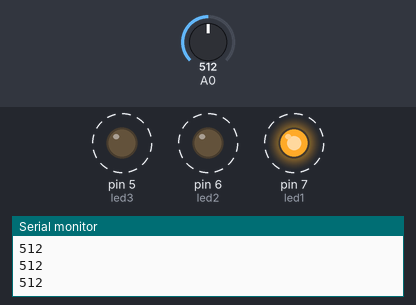
Recording of a sketch running on a simulated Arduino Uno, built with avr-gcc and run on an emulated ATmega328P. Shown: output pins drawn as LEDs (lit = HIGH), the last lines printed to the serial monitor. Dashed ring = blinking. The inputs (shaded band) are chosen by the test bench; at power-on: A0 = 512.

Above: at 1.25 s.
1.3 s: A0 set to 11
4.3 s: A0 set to 8
At 4.45 s:
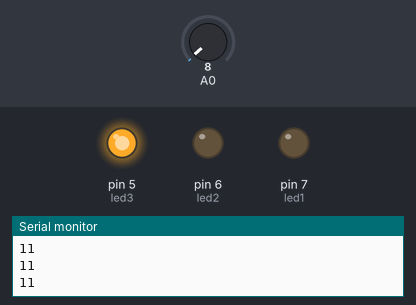
7.3 s: A0 set to 0
At 8.1 s:
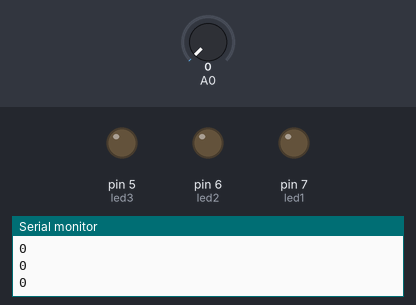
8.8 s: A0 set to 16
At 8.95 s:
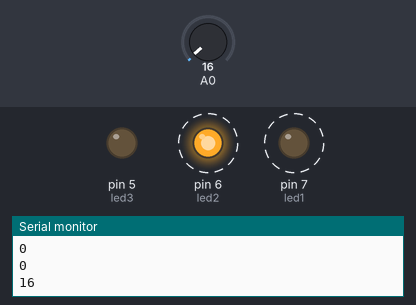
Timing chart, 0 to 12.8 s (numbered marks = the images above; inputs shaded):
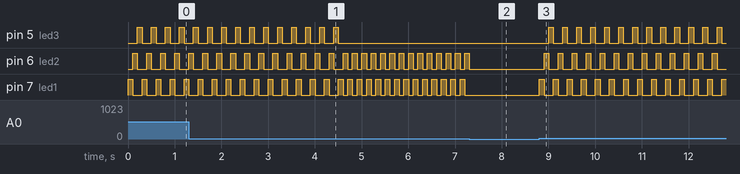

The sketch:

led_con_micro.ino
```cpp
int led1=7;
int led2=6;
int led3=5;
int i;
void setup() {
Serial.begin(9600);
pinMode(led1, OUTPUT);
pinMode(led2, OUTPUT);
pinMode(led3, OUTPUT);
}

void loop() {
i=analogRead(A0);
Serial.println(i);
if(i>3){
  digitalWrite(led1, HIGH);
  delay(100);
  digitalWrite(led1, LOW);
}
if(i>6){
  digitalWrite(led2, HIGH);
  delay(100);
  digitalWrite(led2, LOW);
}
if(i>9){
  digitalWrite(led3, HIGH);
  delay(100);
  digitalWrite(led3, LOW);
}


}

void secuencia(){
  digitalWrite(led1, HIGH);
  delay(100);
  digitalWrite(led2, HIGH);
  delay(100);
  digitalWrite(led3, HIGH);
  delay(100);
  digitalWrite(led1, LOW);
  delay(100);
  digitalWrite(led2, LOW);
  delay(100);
  digitalWrite(led3, LOW);
  delay(100);
}
```

Measured:
- the behaviour switches between 10 and 9 on A0 (found by bisection; images 0 and 1)
- after the input at 4.3 s, pin 5 (led3): goes on until 4.5 s, then stays LOW
- after the input at 7.3 s, pin 6 (led2): goes on until 7.3 s, then stays LOW; pin 7 (led1): stops changing and stays LOW
- after the input at 8.8 s, pin 5 (led3): alternates HIGH for 0.10 s and LOW for 0.20 s, starting after 0.20 s; pin 6 (led2): alternates HIGH for 0.10 s and LOW for 0.20 s, starting after 0.10 s; pin 7 (led1): alternates HIGH for 0.10 s and LOW for 0.20 s, starting at once
- by itself, pin 5 (led3): alternates HIGH for 0.10 s and LOW for 0.20 s
- by itself, pin 7 (led1): repeats every 0.20 s: HIGH 0.10 s, LOW 0.10 s
